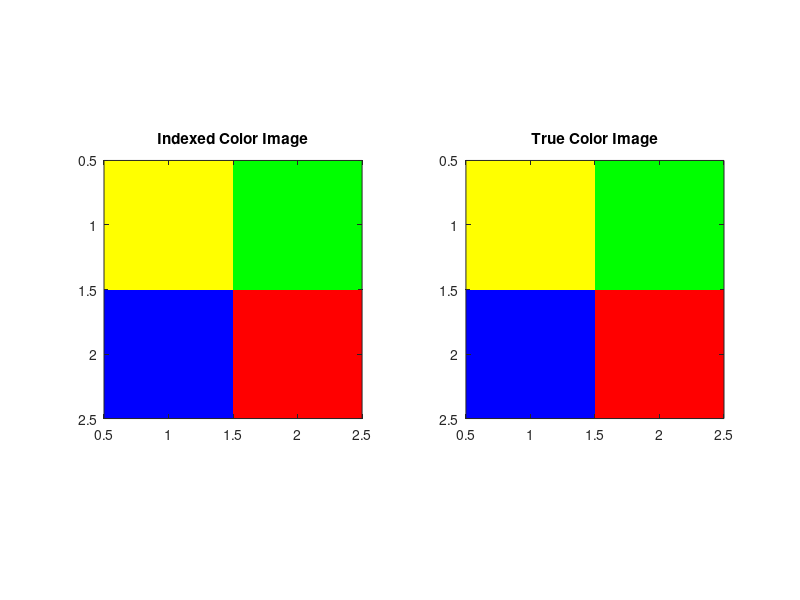

Write MATLAB code to recreate this figure.
% Displays two 4 pixel images
% 
% makeImage
% Kaysen Pajarillo 12/4/23
%
% Dislays two 4 pixel images using indexed color and true color

% Define some colors
yellow = [1 1 0];
green  = [0 1 0];
blue   = [0 0 1];
red    = [1 0 0];

% Define a colormap
cMap1 = [yellow; green; blue; red];

% Define image values
mat1 = [1, 2; 3, 4];

% Preallocate a MxNx3 matrix
mat2 = zeros(2, 2, 3);

% Define redness for every pixel
mat2(:,:,1) = [1, 0; 0, 1];

% Define greenness for every pixel
mat2(:,:,2) = [1, 1; 0, 0];

% Define blueness for every pixel
mat2(:,:,3) = [0, 0; 1, 0];

% Create figure window
figure;

% Display indexed color image
subplot(1, 2, 1); % Left plot
image(mat1); % Create image
colormap(cMap1); % Set colormap
axis('square'); % Make square
title('Indexed Color Image'); % Add title

% Display true color image
subplot(1, 2, 2); % Right plot
image(mat2); % Create image
axis('square'); % Make square
title('True Color Image'); % Add title
